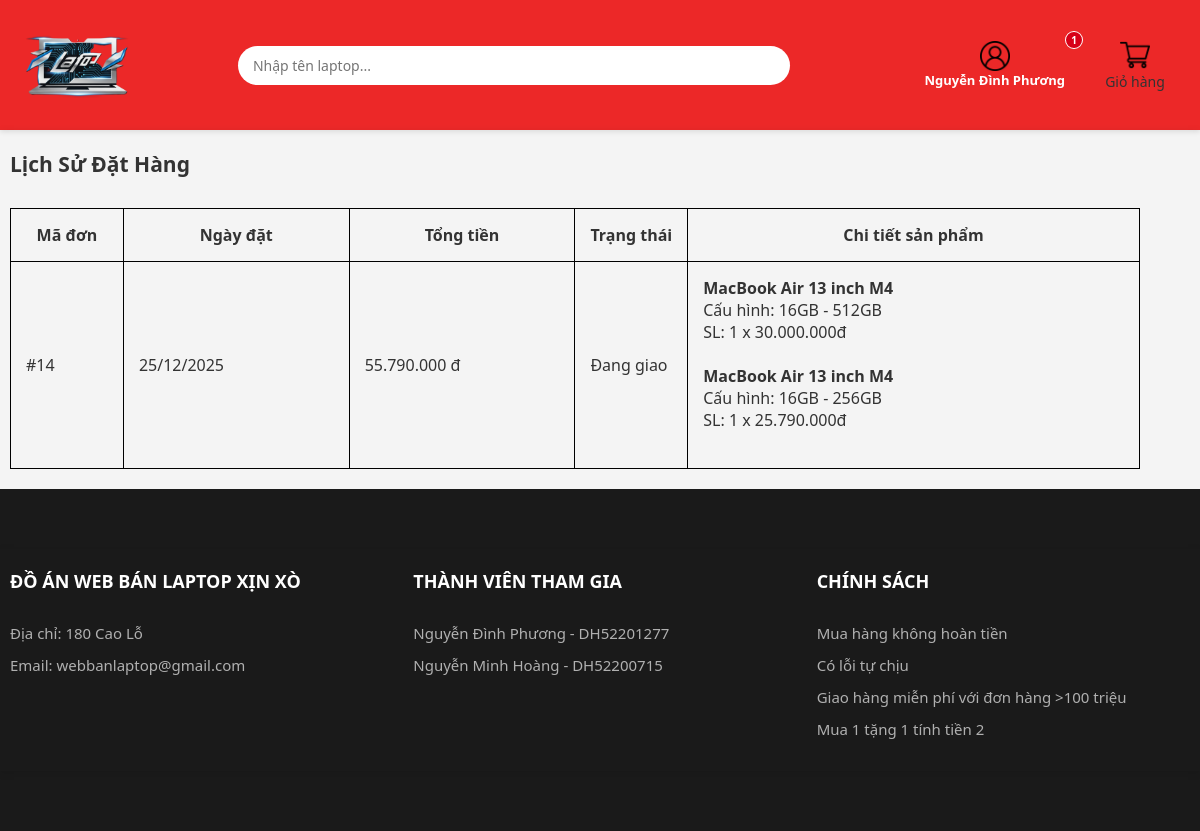
Page /pages/lichsudathang.php (signed in) on the committed database.
### tables this page shows
CREATE TABLE `don_hang` (
  `madonhang` int(11) NOT NULL,
  `userid` int(11) NOT NULL,
  `tongtien` int(11) NOT NULL,
  `trangthai` int(11) NOT NULL,
  `ngaydathang` date NOT NULL
);

CREATE TABLE `chi_tiet_don_hang` (
  `machitietdonhang` int(11) NOT NULL,
  `madonhang` int(11) NOT NULL,
  `macauhinh` int(11) NOT NULL,
  `soluongsanpham` int(11) NOT NULL,
  `gialucmua` int(11) NOT NULL
);

CREATE TABLE `san_pham` (
  `masanpham` int(11) NOT NULL,
  `mathuonghieu` int(11) NOT NULL,
  `tensanpham` varchar(150) NOT NULL,
  `cpu` varchar(50) NOT NULL,
  `vga` varchar(50) NOT NULL,
  `man_hinh` varchar(50) NOT NULL,
  `pin` varchar(50) NOT NULL
);

CREATE TABLE `cau_hinh` (
  `macauhinh` int(11) NOT NULL,
  `masanpham` int(11) NOT NULL,
  `ram` varchar(10) NOT NULL,
  `ocung` varchar(10) NOT NULL,
  `giatien` int(11) NOT NULL,
  `soluong` int(11) NOT NULL
);

### includes/functions.php (called while the page is built, shortened)
<?php
function getThongBaoDonHang($pdo, $userid) {
    $sql = "SELECT madonhang, trangthai, ngaydathang, tongtien
            FROM don_hang
            WHERE userid = :uid
            ORDER BY madonhang DESC
            LIMIT 5";
    $stmt = $pdo->prepare($sql);
    $stmt->execute([':uid' => $userid]);
    return $stmt->fetchAll(PDO::FETCH_ASSOC);
}
?>

### pages/lichsudathang.php (the view, shortened to what this page needs)
<?php
include("../config/configDB.php");
include("../includes/functions.php");
$path = "..";
include("../includes/header.php");
$current_user = $_SESSION['current_user'];
$sql_donhang = "SELECT * FROM don_hang WHERE userid = :uid ORDER BY madonhang DESC";
$stmt = $pdo->prepare($sql_donhang);
$stmt->bindParam(':uid', $current_user['userid']);
$stmt->execute();
$orders = $stmt->fetchAll(PDO::FETCH_ASSOC);
?>
<div class="container py-5">
    <h2 class="mb-4 text-center" style="margin-bottom: 30px">Lịch Sử Đặt Hàng</h2>
    <?php if (count($orders) > 0): ?>
        <div class="table-responsive">
            <table class="table table-bordered table-hover">
                <thead class="table-dark">
                    <tr>
                        <th width="10%">Mã đơn</th>
                        <th width="20%">Ngày đặt</th>
                        <th width="20%">Tổng tiền</th>
                        <th width="10%">Trạng thái</th>
                        <th width="40%">Chi tiết sản phẩm</th>
                    </tr>
                </thead>
                <tbody>
                    <?php foreach ($orders as $order): ?>
                        <tr>
                            <td>#<?php echo $order['madonhang']; ?></td>
                            <td><?php echo date("d/m/Y", strtotime($order['ngaydathang'])); ?></td>
                            <td class="fw-bold text-danger">
                                <?php echo number_format($order['tongtien'], 0, ',', '.'); ?> đ
                            </td>
                            <td>
                                <?php
                                    switch ($order['trangthai']) {
                                        case 2:
                                            echo '<span class="badge bg-primary">Đang giao</span>';
                                            break;
                                    }
                                ?>
                            </td>
                            <td>
                                    <div class="mt-2 small">
                                        <?php
                                        $madon = $order['madonhang'];
                                        $sql_chitiet = "
                                            SELECT sp.tensanpham, ch.ram, ch.ocung, ct.soluongsanpham, ct.gialucmua
                                            FROM chi_tiet_don_hang ct
                                            JOIN cau_hinh ch ON ct.macauhinh = ch.macauhinh
                                            JOIN san_pham sp ON ch.masanpham = sp.masanpham
                                            WHERE ct.madonhang = :madon
                                        ";
                                        $stmt_ct = $pdo->prepare($sql_chitiet);
                                        $stmt_ct->bindParam(':madon', $madon);
                                        $stmt_ct->execute();
                                        $items = $stmt_ct->fetchAll(PDO::FETCH_ASSOC);
                                        foreach ($items as $item) {
                                            echo "<p class='mb-1 border-bottom pb-1'>";
                                            echo "<strong>" . $item['tensanpham'] . "</strong><br>";
                                            echo "Cấu hình: " . $item['ram'] . " - " . $item['ocung'] . "<br>";
                                            echo "SL: " . $item['soluongsanpham'] . " x " . number_format($item['gialucmua'], 0, ',', '.') . "đ";
                                            echo "</p>";
                                            echo "<br>";
                                        }
                                        ?>
                            </td>
                        </tr>
                    <?php endforeach; ?>
                </tbody>
            </table>
        </div>
    <?php else: ?>
        <div class="alert alert-info text-center">
            Bạn chưa có đơn hàng nào. <a href="index.php">Mua sắm ngay!</a>
        </div>
    <?php endif; ?>
</div>
<?php
include("../includes/footer.php");
?>

### includes/header.php (shortened to what this page needs)
<?php
include_once "functions.php";
?>
<link rel="stylesheet" href="<?php echo $path; ?>/assets/css/style.css">
<div class="header">
  <div class="header-container">
    <section class="header-bar">
      <ul>
        <li>
          <a href="<?php echo $path; ?>/index.php">
            <img src="<?php echo $path; ?>/assets/images/logolaptop.png" alt="logo">
          </a>
        </li>
        <li>
          <form action="<?php echo $path; ?>/pages/timkiem.php" method="GET">
            <input type="search" name="tuKhoa" class="header-bar-search" placeholder="Nhập tên laptop..." required>
          </form>
        </li>
        <li>
          <?php if (isset($_SESSION['current_user'])): ?>
            <?php
                $user_id = $_SESSION['current_user']['userid'];
                $thongbao = getThongBaoDonHang($pdo, $user_id);
                $so_luong = count($thongbao);
            ?>
            <div class="user-dropdown-container">
                <div class="user-trigger" onclick="toggleUserDropdown()">
                    <img src="<?php echo $path; ?>/assets/images/user.png" alt="" class="header-icon-user">
                    <span class="user-name">
                        <?php echo $_SESSION['current_user']['hoten']; ?>
                    </span>
                    <?php if($so_luong > 0): ?>
                        <span class="notif-badge"><?php echo $so_luong; ?></span>
                    <?php endif; ?>
                </div>
            </div>
          <?php endif; ?>
        </li>
        <li>
          <a href="<?php echo $path; ?>/pages/giohang.php" class="cart-link">
            <img src="<?php echo $path; ?>/assets/images/shopping-cart.png" alt="" class="header-icon-cart">
            Giỏ hàng
          </a>
        </li>
      </ul>
    </section>
  </div>
</div>

### includes/footer.php (shortened to what this page needs)
<!DOCTYPE html>
<html lang="en">
<head>
    <link rel="stylesheet" href="../assets/css/style.css">
</head>
<body>
    <div class="footer">
        <div class="container">
            <div class="footer-grid-3">
                <div class="footer-gioithieu">
                    <ul>
                        <li><strong>ĐỒ ÁN WEB BÁN LAPTOP XỊN XÒ</strong></li>
                        <li>Địa chỉ: 180 Cao Lỗ</li>
                        <li>Email: webbanlaptop@gmail.com</li>
                    </ul>
                </div>
                <div class="footer-gioithieu">
                    <ul>
                        <li><strong>THÀNH VIÊN THAM GIA</strong></li>
                        <li>Nguyễn Đình Phương - DH52201277</li>
                        <li>Nguyễn Minh Hoàng - DH52200715</li>
                    </ul>
                </div>
                <div class="footer-gioithieu">
                    <ul>
                        <li><strong>CHÍNH SÁCH</strong></li>
                        <li>Mua hàng không hoàn tiền</li>
                        <li>Có lỗi tự chịu</li>
                        <li>Giao hàng miễn phí với đơn hàng >100 triệu</li>
                        <li>Mua 1 tặng 1 tính tiền 2</li>
                    </ul>
                </div>
            </div>
        </div>
    </div>
</body>
</html>

### assets/css/style.css (style rules this page uses)
* { box-sizing: border-box; margin: 0; padding: 0; font-family: 'Segoe UI', Tahoma, Geneva, Verdana, sans-serif; }
body { background-color: #f4f4f4; color: #333; font-size: 14px; }
.container { max-width: 1200px; margin: 0 auto; padding: 20px 10px; box-shadow: 0 2px 8px rgba(0,0,0,0.1); }
.header-container { max-width: 1200px; margin: 0 auto; padding: 20px 10px; }
img { max-width: 100%; height: auto; display: block; }
.header { background-color: #eb0707da; width: 100%; padding: 10px 0; box-shadow: 0 2px 5px rgba(0,0,0,0.1); z-index: 1000; }
.header-bar ul { display: flex; align-items: center; justify-content: space-between; list-style: none; margin: 0; padding: 0 15px; gap: 20px; }
.header-bar li:first-child img { height: 70px; width: auto; display: block; }
.header-bar li:nth-child(2) { flex-grow: 1; margin: 0 20px; text-align: center; }
.header-bar-search { width: 80%; padding: 10px 15px; border-radius: 20px; border: none; outline: none; font-size: 14px; }
.header-bar li:nth-child(3) img, .header-bar li:nth-child(4) img { height: 35px; width: auto; cursor: pointer; text-align: center; }
.header-bar li:nth-child(3), .header-bar li:nth-child(4) { display: flex; justify-content: center; text-align: center; align-items: center; }
.header-icon-user, .header-icon-cart { width: 24px; height: 24px; object-fit: contain; }
.user-name { font-weight: bold; font-size: 13px; color: white; line-height: 1.2; }
.header-bar ul li a { text-decoration: none !important; color: inherit; display: flex; align-items: center; }
.user-trigger, .user-login-link, .cart-link { display: flex; flex-direction: column; align-items: center; justify-content: center; gap: 2px; color: white; text-decoration: none; padding: 5px 10px; min-width: 80px; }
.header-icon-user, .header-icon-cart { width: 30px !important; height: 30px !important; margin: 0 auto !important; }
.footer { background-color: #1a1a1a; color: #b0b0b0; padding: 60px 0; }
.footer-grid-3 { display: grid; grid-template-columns: repeat(3, 1fr); gap: 30px; }
.footer-gioithieu li { list-style: none; font-size: 15px; margin-bottom: 12px; transition: 0.3s; }
.footer-gioithieu strong { color: #fff; font-size: 18px; text-transform: uppercase; display: block; margin-bottom: 20px; padding-bottom: 10px; }
.user-dropdown-container { position: relative; display: inline-block; cursor: pointer; margin-left: 15px; }
.notif-badge { position: absolute; top: -5px; right: -8px; background-color: #d70018; color: white; border-radius: 50%; padding: 1px 5px; font-size: 10px; font-weight: bold; border: 1px solid #fff; min-width: 15px; text-align: center; }

### pages/lichsudathang.php (style rules this page uses)
table, th, td { border: 1px solid black; border-collapse: collapse; }
th, td { padding: 15px; }

### rows in the picture
don_hang: madonhang "14", ngaydathang "25/12/2025", tongtien "55.790.000", trangthai "Đang giao"
chi_tiet_don_hang: san_pham.tensanpham "MacBook Air 13 inch M4", macauhinh.ram "16GB", macauhinh.ocung "512GB", soluongsanpham "1", gialucmua "30.000.000"
chi_tiet_don_hang: san_pham.tensanpham "MacBook Air 13 inch M4", macauhinh.ram "16GB", macauhinh.ocung "256GB", soluongsanpham "1", gialucmua "25.790.000"

### other values in the picture
$_SESSION['current_user']['hoten'] "Nguyễn Đình Phương"
$so_luong "1"
